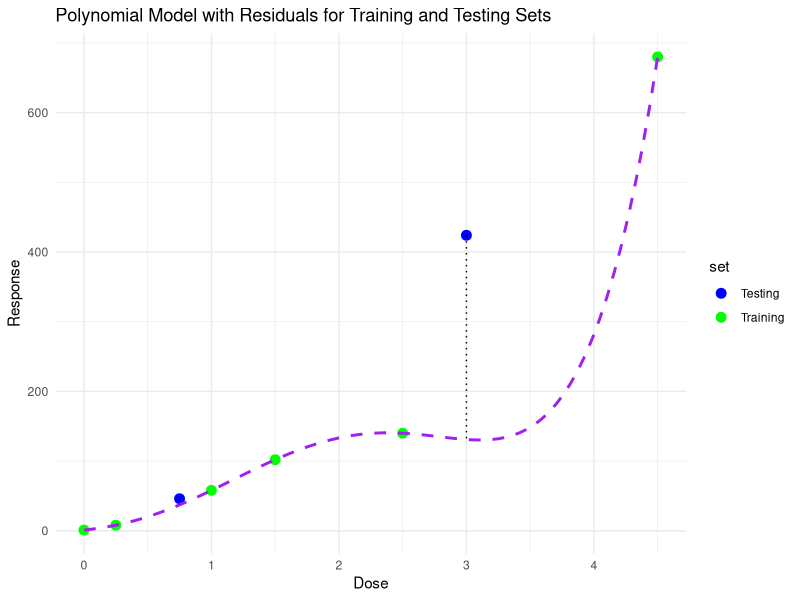
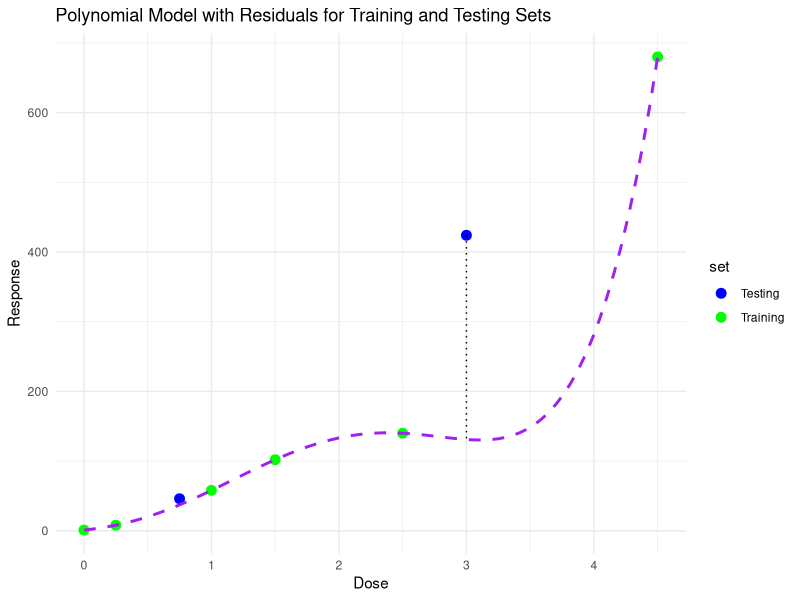

Recreate these plots in R, in order.
library(ggplot2)


data <- data.frame(
  Dose = c(0.00, 0.25, 0.75, 1.00, 1.50, 2.50, 3.00, 4.50),
  Response = c(1, 8, 46, 58, 102, 140, 424, 680)
)

# Manually select the 3rd and 7th data points for the testing set
test_indices <- c(3, 7)
train_indices <- setdiff(1:nrow(data), test_indices)  # All other points are training

# Split data into training and testing sets
train_set <- data[train_indices, ]
test_set <- data[test_indices, ]

# Fit a polynomial model 
poly_model <- lm(Response ~ poly(Dose, 5), data = train_set)

# Get the fitted values 
train_set$poly_predicted <- predict(poly_model, newdata = train_set)

# Calculate residuals 
train_set$poly_residuals <- train_set$Response - train_set$poly_predicted
test_set$poly_predicted <- predict(poly_model, newdata = test_set)
test_set$poly_residuals <- test_set$Response - test_set$poly_predicted

# Combine the training and testing sets for plotting
combined_data <- rbind(
  cbind(train_set, set = "Training"),
  cbind(test_set, set = "Testing")
)
combined_data
# Create the plot with the polynomial model and residuals
plot <- ggplot(combined_data, aes(x = Dose, y = Response, color = set)) +
  geom_point(size = 3) +  
  geom_smooth(data = train_set, aes(x = Dose, y = Response), 
              method = "lm", formula = y ~ poly(x, 5), 
              color = "purple", linetype = "dashed", se = FALSE) + 
  geom_segment(data = combined_data, aes(xend = Dose, yend = poly_predicted), linetype = "dotted", color = "black") +  
  theme_minimal() +
  labs(title = "Polynomial Model with Residuals for Training and Testing Sets", 
       x = "Dose", 
       y = "Response") +
  scale_color_manual(values = c("blue", "green"))
plot
ggsave("overfitting_poly_model_plot.pdf", plot = plot, width = 6, height = 4, dpi = 300)
